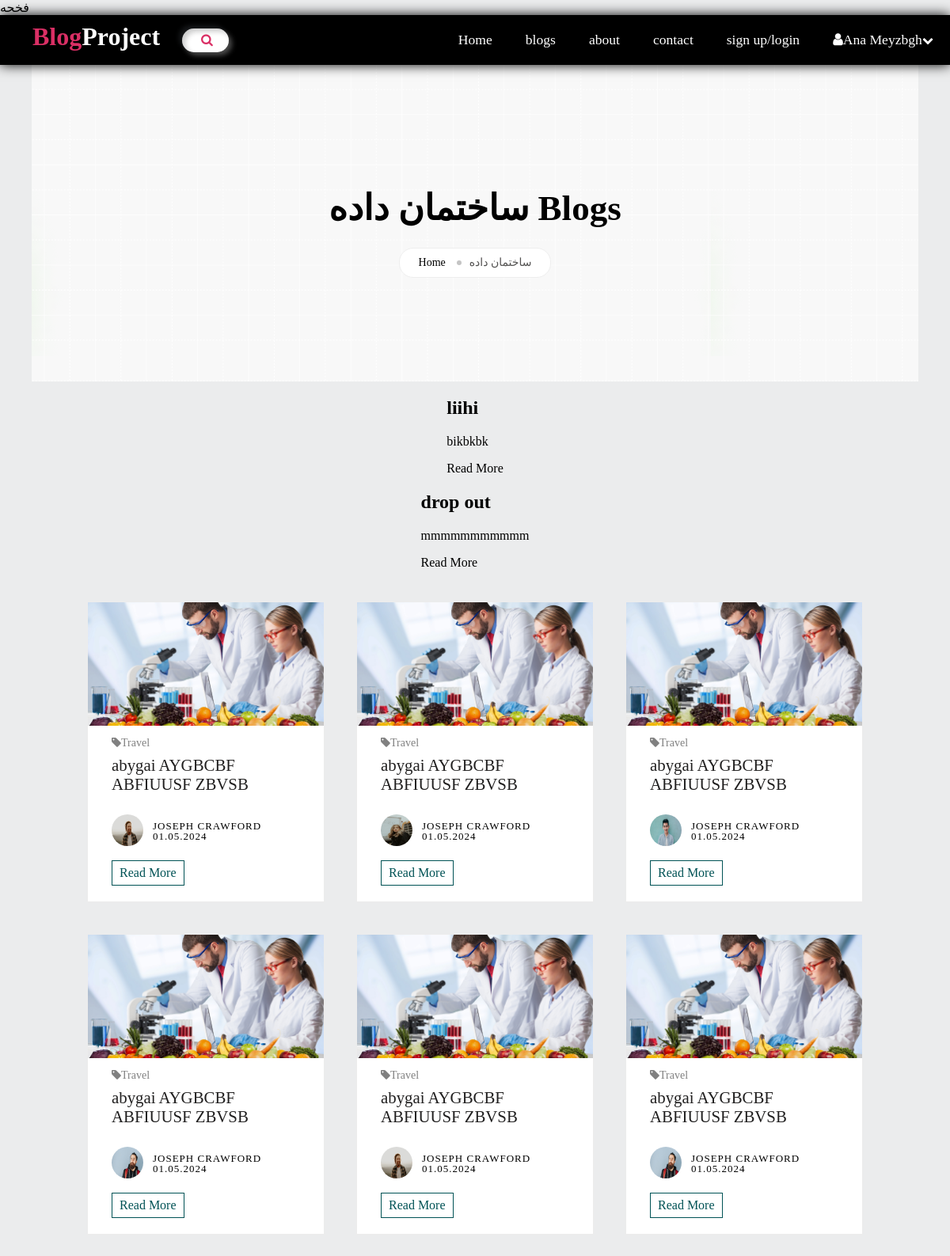
The app's page /blogs3/ساختمان داده with its own data.
### app.py (models this page shows, shortened)
class Topic(db.Model):
    id = db.Column(db.Integer, primary_key=True)
    name = db.Column(db.String(100), unique=True, nullable=False)
    description = db.Column(db.Text, nullable=True)
    state = db.Column(db.String(20), default='active')
    posts = db.relationship('Post', backref='topic', lazy=True)

class Post(db.Model):
    id = db.Column(db.Integer, primary_key=True)
    title = db.Column(db.String(100), nullable=False)
    body = db.Column(db.Text, nullable=False)
    topic_id = db.Column(db.Integer, db.ForeignKey('topic.id'), nullable=False)
    user_id = db.Column(db.Integer, db.ForeignKey('user.id'), nullable=False)
    published = db.Column(db.Boolean, default=False)

### app.py (the view)
@app.route('/blogs3/<string:topic_name>')
def blogs3(topic_name):
    topic = Topic.query.filter_by(name=topic_name).first_or_404()
    posts = Post.query.filter_by(topic_id=topic.id, published=True).all()
    return render_template('blogs3.html', topic=topic, posts=posts)

### templates/blogs3.html (shortened to what this page needs)
<!DOCTYPE html>
<html lang="en">
<head>
    <link rel="stylesheet" href="https://cdnjs.cloudflare.com/ajax/libs/font-awesome/4.7.0/css/font-awesome.min.css">
    <link href="{{ url_for('static', filename='css/main.css') }}"  rel="stylesheet">
</head>
</head>
<body>
    <header>
        <div class="logo">
          <h1 class="logo-text">
            <span>Blog</span>Project
          </h1>
        </div>
        <div class="search-container">
          <input type="text" name="search" placeholder="Search..." class="search-input">
          <a href="#" class="search-btn">
                  <i class="fa fa-search"></i>
          </a>
        </div>
        <ul class="nav">
            <li><a href="{{ url_for('home') }}">Home</a></li>
            <li><a href="{{ url_for('blogs') }}">blogs</a></li>
            <li><a href="{{ url_for('about') }}">about</a></li>
            <li><a href="{{ url_for('contact') }}">contact</a></li>
            <li><a href="{{ url_for('login') }}">sign up/login</a></li>
            <li>
              <a href="" style="min-width: 160px;"><i class="fa fa-user"></i>Ana Meyzbgh<i class="fa fa-chevron-down" style="font-size: .8em;"></i></a>
          </li>
        </ul>
    </header>
    <section id="blog">
        <div class="blog-heading" style="background: url(../static/images/Background.png)">
            <h1>{{ topic.name }} Blogs</h1>
            <ul class="breadcrumb-list">
                <li><a href="{{ url_for('home') }}">Home</a></li>
                <li class="special">{{ topic.name }}</li>
            </ul>
        </div>
        {% for post in posts %}
        <div class="blog-post">
            <h2>{{ post.title }}</h2>
            <p>{{ post.body|truncate(200) }}</p>
            <a href="{{ url_for('single', post_id=post.id) }}">Read More</a>
        </div>
        {% endfor %}
    <div class="blog-container">
        <div class="blog-box">
            <div class="blog-img">
                <img src="{{ url_for('static', filename='images/Food-science-and-nutrition-vs-food-technology.jpg') }}" alt="blog">
            </div>
            <div class="blog-text">
                <i class="fa fa-tag"><a href="">Travel</a></i>
                <a href="" class="blog-title">abygai AYGBCBF ABFIUUSF ZBVSB</a>
                <ul class="author-info">
                    <li>
                        <a href="#">
                            <img src="{{ url_for('static', filename='images/profile4.jpg') }}" alt="thumb">
                        </a>
                    </li>
                    <li>
                        <a href="#">Joseph Crawford</a>
                        <a href="#">01.05.2024</a>
                    </li>
                </ul>
                <div class="buttons">
                    <a href="" class="read-more">Read More</a>
                </div>
            </div>
        </div>
        <div class="blog-box">
            <div class="blog-img">
                <img src="{{ url_for('static', filename='images/Food-science-and-nutrition-vs-food-technology.jpg') }}" alt="blog">
            </div>
            <div class="blog-text">
                <i class="fa fa-tag"><a href="">Travel</a></i>
                <a href="" class="blog-title">abygai AYGBCBF ABFIUUSF ZBVSB</a>
                <ul class="author-info">
                    <li>
                        <a href="#">
                            <img src="{{ url_for('static', filename='images/profile2.jpg') }}" alt="thumb">
                        </a>
                    </li>
                    <li>
                        <a href="#">Joseph Crawford</a>
                        <a href="#">01.05.2024</a>
                    </li>
                </ul>
                <div class="buttons">
                    <a href="" class="read-more">Read More</a>
                </div>
            </div>
        </div>
        <div class="blog-box">
            <div class="blog-img">
                <img src="{{ url_for('static', filename='images/Food-science-and-nutrition-vs-food-technology.jpg') }}" alt="blog">
            </div>
            <div class="blog-text">
                <i class="fa fa-tag"><a href="">Travel</a></i>
                <a href="" class="blog-title">abygai AYGBCBF ABFIUUSF ZBVSB</a>
                <ul class="author-info">
                    <li>
                        <a href="#">
                            <img src="{{ url_for('static', filename='images/profile3.jpg') }}" alt="thumb">
                        </a>
                    </li>
                    <li>
                        <a href="#">Joseph Crawford</a>
                        <a href="#">01.05.2024</a>
                    </li>
                </ul>
                <div class="buttons">
                    <a href="" class="read-more">Read More</a>
                </div>
            </div>
        </div>
        <div class="blog-box">
            <div class="blog-img">
                <img src="{{ url_for('static', filename='images/Food-science-and-nutrition-vs-food-technology.jpg') }}" alt="blog">
            </div>
            <div class="blog-text">
                <i class="fa fa-tag"><a href="">Travel</a></i>
                <a href="" class="blog-title">abygai AYGBCBF ABFIUUSF ZBVSB</a>
                <ul class="author-info">
                    <li>
                        <a href="#">
                            <img src="{{ url_for('static', filename='images/profile5.jpg') }}" alt="thumb">
                        </a>
                    </li>
                    <li>
                        <a href="#">Joseph Crawford</a>
                        <a href="#">01.05.2024</a>
                    </li>
                </ul>
                <div class="buttons">
                    <a href="" class="read-more">Read More</a>
                </div>
            </div>
        </div>
        <div class="blog-box">
            <div class="blog-img">
                <img src="{{ url_for('static', filename='images/Food-science-and-nutrition-vs-food-technology.jpg') }}" alt="blog">
            </div>
            <div class="blog-text">
                <i class="fa fa-tag"><a href="">Travel</a></i>
                <a href="" class="blog-title">abygai AYGBCBF ABFIUUSF ZBVSB</a>
                <ul class="author-info">
                    <li>
                        <a href="#">
                            <img src="{{ url_for('static', filename='images/profile4.jpg') }}" alt="thumb">
                        </a>
                    </li>
                    <li>
                        <a href="#">Joseph Crawford</a>
                        <a href="#">01.05.2024</a>
                    </li>
                </ul>
                <div class="buttons">
                    <a href="" class="read-more">Read More</a>
                </div>
            </div>
        </div>
        <div class="blog-box">
            <div class="blog-img">
                <img src="{{ url_for('static', filename='images/Food-science-and-nutrition-vs-food-technology.jpg') }}" alt="blog">
            </div>
            <div class="blog-text">
                <i class="fa fa-tag"><a href="">Travel</a></i>
                <a href="" class="blog-title">abygai AYGBCBF ABFIUUSF ZBVSB</a>
                <ul class="author-info">
                    <li>
                        <a href="#">
                            <img src="{{ url_for('static', filename='images/profile5.jpg') }}" alt="thumb">
                        </a>
                    </li>
                    <li>
                        <a href="#">Joseph Crawford</a>
                        <a href="#">01.05.2024</a>
                    </li>
                </ul>
                <div class="buttons">
                    <a href="" class="read-more">Read More</a>
                </div>
            </div>
        </div>
    </div>
    </section>
</body>
</html>

### static/css/main.css (style rules this page uses)
* { box-sizing: border-box; }
body { background: #EBECED; margin: 0px; padding: 0px; }
a { text-decoration: none; color: inherit; }
header { background: #000000; height: 63px; position: sticky; top: 0; z-index: 100; display: flex; align-items: center; justify-content: space-between; box-shadow: 0px 0px 15px rgb(0 0 0); }
header * { color: #ffffff; }
header .logo { float: left; height:inherit ; margin-left: 2em; }
header .logo-text { margin: 9px; }
header .logo-text span { color: #da2f65; }
header ul { float: right; margin: 0px; padding: 0px; list-style: none; }
header ul li { float: left; position: relative; }
header ul li a { display: block; padding: 21px; font-size: 1.1em; text-decoration: none; }
header .search-container { background: #fff; height: 30px; border-radius: 30px; padding: 10px 20px; display: flex; justify-content: center; align-items: center; cursor: pointer; transition: 0.8s; overflow: hidden; position: absolute; left: 230px; box-shadow: 4px 4px 6px 0 rgba(255,255,255,.3), -4px -4px 6px 0 rgba(116, 125, 136, .2), inset -4px -4px 6px 0 rgba(255,255,255,.2), inset 4px 4px 6px 0 rgba(0, 0, 0, .2); }
.search-container .search-input { background: transparent; border: none; outline:none; width: 0px; font-weight: 500; font-size: 16px; transition: 0.8s; }
.search-container .search-btn .fa { color: #da2f65; }
#blog { display: flex; justify-content: center; align-items: center; flex-direction: column; padding: 0px 40px 40px; border-bottom: 1px solid black; }
.blog-heading { display: flex; justify-content: center; align-items: center; flex-direction: column; width: 100%; height: 400px; }
.blog-heading h1 { font-family: var(--font-red-rose); font-size: 45px; font-weight: 700; line-height: 1.3; text-align: center; color: var(--text-color); margin-bottom: 0; }
.blog-heading .breadcrumb-list { display: inline-flex; align-items: center; background-color:white; border: 1px solid #eee; padding: 10px 24px; border-radius: 18px; gap: 30px; margin-top: 20px; list-style: none; }
.blog-heading .breadcrumb-list li { font-family: var(--font-figtree); font-size: 14px; font-weight: 500; line-height: 16.8px; color: rgb(82, 81, 80); text-transform: capitalize; position: relative; }
.blog-heading .breadcrumb-list li a { color: black; transition: .35s; }
.breadcrumb-list li.special::after { content: ""; height: 6px; width: 6px; background-color: #c4c4c4; border-radius: 50%; position: absolute; left: -16px; top: 50%; transform: translateY(-50%); }
.blog-container { display: flex; justify-content: center; align-items: center; margin: 20px 0px; flex-wrap: wrap; }
.blog-box { width: 350px; background-color: #fff; border: 1px solid #ececec; margin: 20px; }
.blog-img { width: 100; height: auto; }
.blog-img img { width: 100%; height: 100%; object-fit: cover; object-position: center; }
.blog-text { padding: 10px 30px 20px; display: flex; flex-direction: column; position: relative; }
.blog-text .blog-title { font-size: 1.3rem; font-weight: 500; color: rgb(32, 31, 31); margin: 10px 0px; display: inline-block; position: relative; }
.blog-text .blog-title:after { content: ''; position: absolute; width: 100%; transform: scaleX(0); height: 2px; bottom: 0; left: 0; background-color: #0087ca; transform-origin: bottom right; transition: transform 0.25s ease-out; }
.blog-text i.fa.fa-tag { color: gray; font-size: 14px; }
.blog-text .buttons { display: flex; }
.blog-text a.read-more { border: 1px solid #005255; margin: 0px 10px 0px 0px; background: transparent; border-radius: 0px; color: #005255; padding: 6px 9px; text-align: center; }
.author-info { display: flex; align-items: center; column-gap: 12px; padding: 0px; list-style: none; }
.author-info li a { display: block; line-height: 1; text-transform: uppercase; font-size: 13px; font-weight: 500; letter-spacing: 1px; }
.author-info li img { width: 40px; height: 40px; border-radius: 50%; }
@media (max-width:1250px) { .blog-box { width: 300px; } }

### records on screen
Topic: name "ساختمان داده"
Post: title "liihi", body "bikbkbk"
Post: title "drop out", body "mmmmmmmmmmm"
